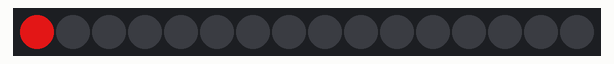
Bench run of a sketch on a simulated Arduino Uno, built with avr-gcc and run on an emulated ATmega328P. Shown: 16 RGB LEDs in strip order, left to right. Dim RGB values are drawn brighter than linear; random numbers use the default seed unless the sketch sets one.

Above: at 0.05 s.
At 4.99 s:
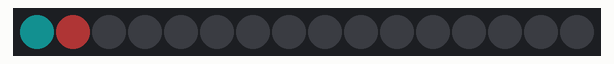
At 9.93 s:
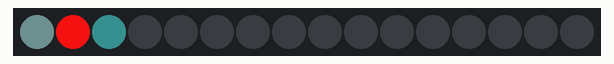
At 19.92 s:
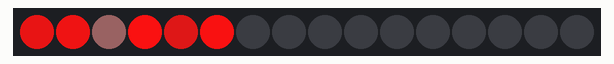
At 29.9 s:
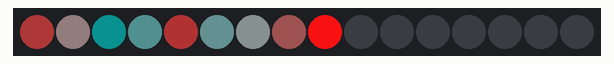
At 39.89 s:
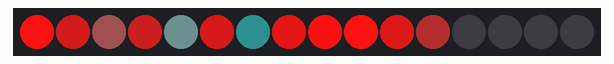

The sketch:

rgb.ino
```cpp
#include <Adafruit_NeoPixel.h>

#define PIN 6

#define NUMPIXELS 16

Adafruit_NeoPixel pixels(NUMPIXELS, PIN, NEO_GRB + NEO_KHZ800);

void setup() {
  // put your setup code here, to run once:
  pixels.begin();
}

void loop() {
  // put your main code here, to run repeatedly:
  pixels.clear();

  for (int i=0; i < NUMPIXELS; i++){
    pixels.setPixelColor(i, pixels.Color(rand() % (255 + 1), 16, 16));
    pixels.show();
    delay(100);
  }
}
```
